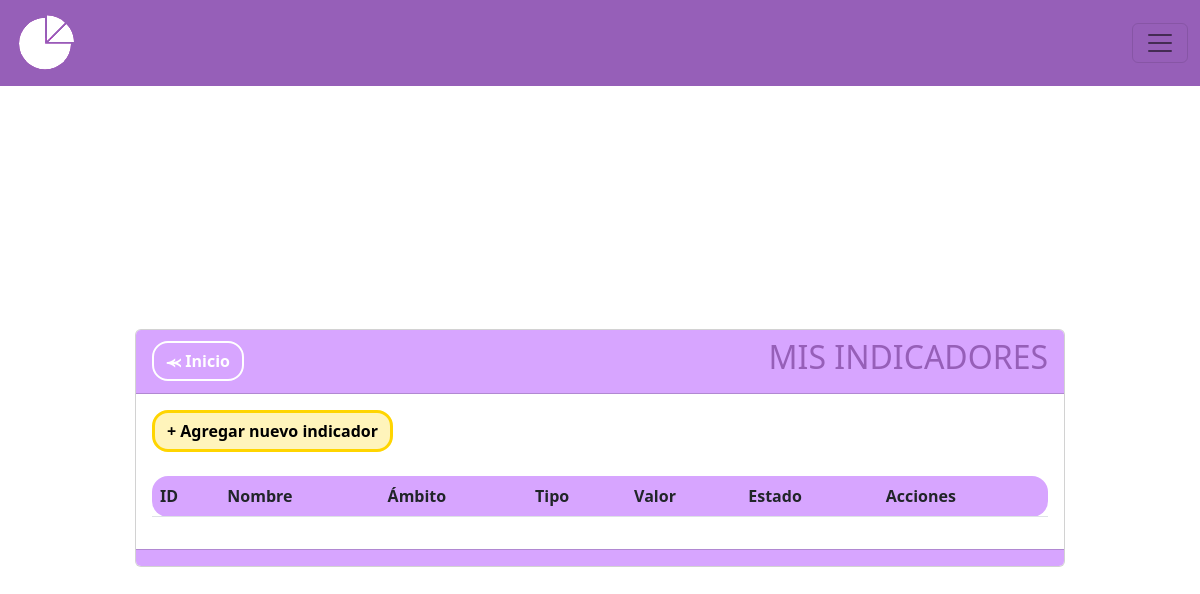
Before: /indicadores with the older database file.
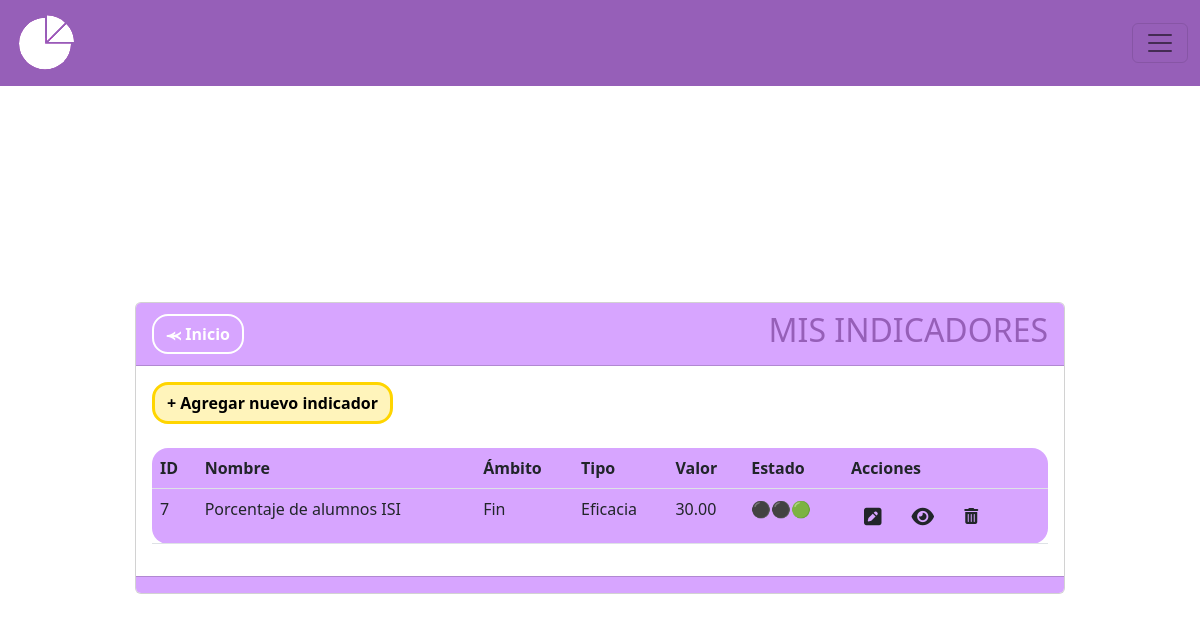
After: the same page with the newer database file.
### MIReApp/models.py (models this page shows, shortened)
class Indicador(models.Model):
    id = models.AutoField(primary_key=True)
    nombre = models.CharField(max_length=100,
                              verbose_name='Nombre',
                              unique= True,
                              validators= [
                                  RegexValidator(regex= r'^[a-zA-Z\s]*$',
                                                 message="El nombre no puede contener caracteres especiales.",
                                                 code='invalid_nombre')
                              ])
    descripcion = models.CharField(max_length=100, verbose_name='Descripción', blank=True, null=True)
    ambito = models.ForeignKey('Ambito', on_delete=models.CASCADE)
    tipo = models.ForeignKey('Tipo', on_delete=models.CASCADE)
    frecuencia = models.CharField(verbose_name='Frecuencia de medición',max_length=10, choices=FRECUENCIAS)
    formula = models.CharField(max_length=20, choices= FORMULAS,verbose_name='Formula', blank=True)
    numerador = models.ForeignKey('Metrica', related_name='Numerador', on_delete=models.CASCADE, blank=True, null=True)
    denominador = models.ForeignKey('Metrica', related_name='Denominador', on_delete=models.CASCADE, blank=True, null=True)
    numerador_periodo = models.ForeignKey('HistorialMetrica', related_name='Instancia_Numerador', on_delete=models.CASCADE, blank=True, null=True)
    denominador_periodo = models.ForeignKey('HistorialMetrica', related_name='Instancia_Denominador', on_delete=models.CASCADE, blank=True, null=True)
    numerador_medida = models.CharField(max_length=100, verbose_name='', blank=True, null=True)
    denominador_medida = models.CharField(max_length=100, verbose_name='', blank=True, null=True)
    numerador_valor = models.PositiveIntegerField(verbose_name='', blank=True, null=True)
    denominador_valor = models.PositiveIntegerField(verbose_name='' , blank=True, null=True)
    resultado = models.CharField(max_length=100, verbose_name='', blank=True, null=True)
    estado = models.CharField(max_length=100, verbose_name='Descripción', blank=True, null=True)

class Ambito(models.Model):
    nombre = models.CharField(max_length=15)
    def __str__(self):
        return self.nombre

class Tipo(models.Model):
    nombre = models.CharField(max_length=15)
    ambito = models.ForeignKey(Ambito, on_delete=models.CASCADE)
    def __str__(self):
        return self.nombre

### MIReApp/views.py (the view)
# urls.py: path('indicadores',views.indicadores, name='indicadores'),
def indicadores(request):
    indicadores = Indicador.objects.all()
    return render(request, 'indicadores/indexindicador.html', {'indicador': indicadores})

### MIReApp/templates/indicadores/indexindicador.html (shortened to what this page needs)
{% extends "base.html" %}
{% block contenido %}
<br>
<br>
<br>
<center>
    <link rel="stylesheet" href="https://cdnjs.cloudflare.com/ajax/libs/font-awesome/6.4.2/css/all.min.css">
    <div class="col-md-10 card" style="text-align: left;">
        <div class="card-header" style="background-color: #D7A5FF;">
            <div style="display: flex; justify-content: space-between; align-items: center;">
                <span>
                    <a href="{% url 'inicio' %}" class="btn btn-secondary rounded-4 fw-bold" style="background-color: transparent; color:white;border-color: white;border-width: 2px;">⪻ Inicio</a>
                </span>
                <span>
                    <h2>MIS INDICADORES</h2>
                </span>
            </div>
        </div>
        <div class="card-body">
            <a name="" id="" class="btn fw-bold rounded-4" href="{% url 'crear_indicador' %}" style="background-color: #fff4bb;color: #000000;border-color: #ffd500;border-width: 3px;">+ Agregar nuevo indicador</a>
            <br>
            <br>
            <div class="table-responsive">
                <table class="table rounded-4" style="background-color: #D7A5FF;">
                    <thead>
                        <tr>
                            <th scope="col">ID</th>
                            <th scope="col">Nombre</th>
                            <th scope="col">Ámbito</th>
                            <th scope="col">Tipo</th>
                            <th scope="col">Valor</th>
                            <th scope="col">Estado</th>
                            <th scope="col">Acciones</th>
                        </tr>
                    </thead>
                    <tbody>
                        {% for indi in indicador %}
                        <tr class="">
                            <td scope="row">{{ indi.id }}</td>
                            <td>{{ indi.nombre }}</td>
                            <td>{{ indi.ambito }}</td>
                            <td>{{ indi.tipo }}</td>
                            <td>{{ indi.resultado }}</td>
                            {% if indi.numerador_medida == None and indi.denominador_medida == None and indi.numerador_valor == None and indi.denominador_valor == None %}
                                <td> 🔴⚫⚫ </td>
                            {% elif indi.numerador_medida != None and indi.denominador_medida != None and indi.numerador_valor != None and indi.denominador_valor != None %}
                                <td> ⚫⚫🟢 </td>
                            {% else %}
                                <td> ⚫🟡⚫ </td>
                            {% endif %}
                            <td>
                                <a class="btn" href="{% url 'editar_indicador' indi.id %}"><i class="fa-solid fa-square-pen fa-lg"></i></a>
                                <a class="btn" href="{% url 'ver_indicador' indi.id %}"><i class="fa-solid fa-eye fa-lg"></i>{{ indicador.titulo }}</a>
                                <a class="btn eliminarIndicador-btn" href="{% url 'eliminar_indicador' indi.id %}" data-id="{{ item.id }}" role="button"><i class="fa-solid fa-trash-can"></i></a>
                            </td>
                        </tr>
                        {% endfor %}
                    </tbody>
                </table>
            </div>
        </div>
        <div class="card-footer text-muted" style="background-color: #D7A5FF;">
        </div>
    </div>
</div>
{% endblock %}

Changed rows visible on the page:
added Indicador: id "7", nombre "Porcentaje de alumnos ISI", ambito "Fin", tipo "Eficacia", resultado "30.00"
